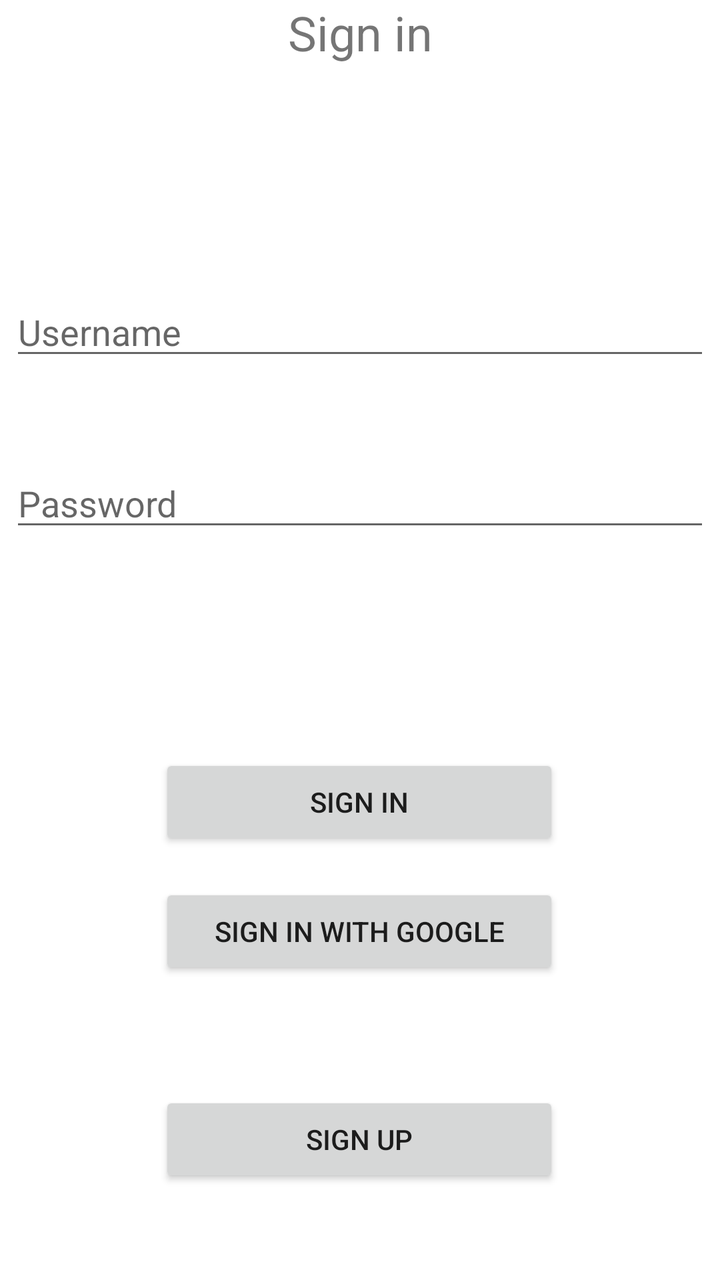
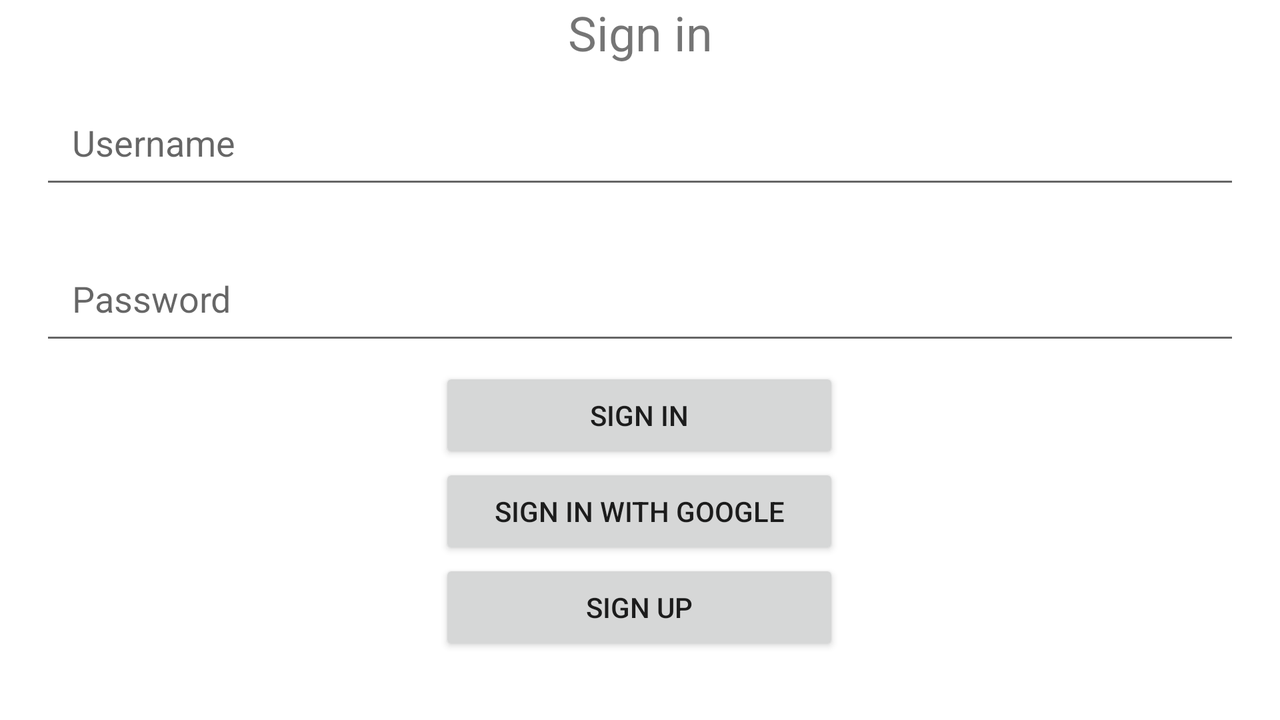

First picture: res/layout/ on a phone held upright. Second picture: the repository's own variant of that layout, on a device whose configuration matches the variant's folder. Source for both follows.
<!-- AndroidManifest.xml: application theme Theme.Museum -->
<!-- res/layout/activity_main.xml -->
<?xml version="1.0" encoding="utf-8"?>
<androidx.constraintlayout.widget.ConstraintLayout xmlns:android="http://schemas.android.com/apk/res/android"
    xmlns:app="http://schemas.android.com/apk/res-auto"
    xmlns:tools="http://schemas.android.com/tools"
    android:layout_width="match_parent"
    android:layout_height="match_parent"
    tools:context=".MainActivity">

    <TextView
        android:id="@+id/registrationTextView"
        android:layout_width="match_parent"
        android:layout_height="wrap_content"
        android:text="@string/login"
        android:textAlignment="center"
        android:textSize="24sp"
        tools:ignore="MissingConstraints"
        tools:layout_editor_absoluteX="0dp"
        tools:layout_editor_absoluteY="100dp" />

    <EditText
        android:id="@+id/editTextUserName"
        android:layout_width="350dp"
        android:layout_height="wrap_content"
        android:ems="10"
        android:hint="@string/username"
        android:inputType="text"
        app:layout_constraintBottom_toBottomOf="parent"
        app:layout_constraintEnd_toEndOf="parent"
        app:layout_constraintHorizontal_bias="0.491"
        app:layout_constraintStart_toStartOf="parent"
        app:layout_constraintTop_toTopOf="parent"
        app:layout_constraintVertical_bias="0.24"
        tools:ignore="MissingConstraints" />

    <EditText
        android:id="@+id/editTextPassword"
        android:layout_width="350dp"
        android:layout_height="wrap_content"
        android:ems="10"
        android:hint="@string/password"
        android:inputType="textPassword"
        app:layout_constraintBottom_toBottomOf="parent"
        app:layout_constraintEnd_toEndOf="parent"
        app:layout_constraintStart_toStartOf="parent"
        app:layout_constraintTop_toBottomOf="@+id/editTextUserName"
        app:layout_constraintVertical_bias="0.107"
        tools:ignore="MissingConstraints" />

    <Button
        android:id="@+id/loginButton"
        android:layout_width="200dp"
        android:layout_height="wrap_content"
        android:onClick="login"
        android:text="@string/login"
        app:layout_constraintBottom_toBottomOf="parent"
        app:layout_constraintEnd_toEndOf="parent"
        app:layout_constraintHorizontal_bias="0.497"
        app:layout_constraintStart_toStartOf="parent"
        app:layout_constraintTop_toBottomOf="@+id/editTextPassword"
        app:layout_constraintVertical_bias="0.331"
        tools:ignore="UsingOnClickInXml" />

    <Button
        android:id="@+id/googleLoginButton"
        android:layout_width="200dp"
        android:layout_height="wrap_content"
        android:onClick="loginWithGoogle"
        android:text="@string/continueWithGoogle"
        app:icon="@drawable/google_logo"
        app:iconSize="30dp"
        app:iconTint="@color/black"
        app:iconTintMode="add"
        app:layout_constraintBottom_toBottomOf="parent"
        app:layout_constraintEnd_toEndOf="parent"
        app:layout_constraintHorizontal_bias="0.497"
        app:layout_constraintStart_toStartOf="parent"
        app:layout_constraintTop_toBottomOf="@+id/loginButton"
        app:layout_constraintVertical_bias="0.100"
        tools:ignore="OnClick,UsingOnClickInXml" />

    <Button
        android:id="@+id/registrationButton"
        android:layout_width="200dp"
        android:layout_height="wrap_content"
        android:layout_marginTop="56dp"
        android:onClick="registration"
        android:text="@string/registration"
        app:layout_constraintBottom_toBottomOf="parent"
        app:layout_constraintEnd_toEndOf="parent"
        app:layout_constraintHorizontal_bias="0.497"
        app:layout_constraintStart_toStartOf="parent"
        app:layout_constraintTop_toBottomOf="@+id/googleLoginButton"
        app:layout_constraintVertical_bias="0.0"
        tools:ignore="UsingOnClickInXml" />

</androidx.constraintlayout.widget.ConstraintLayout>
<!-- resources referenced by this layout -->
<resources>
  <string name="continueWithGoogle">Sign in with Google</string>
  <string name="login">Sign in</string>
  <string name="password">Password</string>
  <string name="registration">Sign up</string>
  <string name="username">Username</string>
  <style name="Theme.Museum" parent="Theme.MaterialComponents.DayNight.DarkActionBar">
          
          <item name="colorPrimary">#0055BD</item>
          <item name="colorPrimaryVariant">#0073FF</item>
          <item name="colorOnPrimary">@color/white</item>
          
          <item name="colorSecondary">@color/teal_200</item>
          <item name="colorSecondaryVariant">@color/teal_700</item>
          <item name="colorOnSecondary">@color/black</item>
          
          <item name="android:statusBarColor" tools:targetApi="l">?attr/colorPrimaryVariant</item>
          
      </style>
</resources>
<!-- res/layout-land/activity_main.xml (the author's variant of the layout above) -->
<!-- drawn on the phone turned sideways -->
<?xml version="1.0" encoding="utf-8"?>
<androidx.constraintlayout.widget.ConstraintLayout xmlns:android="http://schemas.android.com/apk/res/android"
    xmlns:app="http://schemas.android.com/apk/res-auto"
    xmlns:tools="http://schemas.android.com/tools"
    android:layout_width="match_parent"
    android:layout_height="match_parent"
    tools:context=".MainActivity">

    <TextView
        android:id="@+id/registrationTextView"
        android:layout_width="match_parent"
        android:layout_height="wrap_content"
        android:text="@string/login"
        android:textAlignment="center"
        android:textSize="24sp"
        tools:ignore="MissingConstraints"
        tools:layout_editor_absoluteX="0dp"
        tools:layout_editor_absoluteY="30dp" />

    <EditText
        android:id="@+id/editTextUserName"
        android:layout_width="600dp"
        android:layout_height="wrap_content"
        android:ems="10"
        android:padding="16dp"
        android:hint="@string/username"
        android:inputType="text"
        app:layout_constraintBottom_toBottomOf="parent"
        app:layout_constraintEnd_toEndOf="parent"
        app:layout_constraintHorizontal_bias="0.496"
        app:layout_constraintStart_toStartOf="parent"
        app:layout_constraintTop_toBottomOf="@+id/registrationTextView"
        app:layout_constraintVertical_bias="0.039"
        tools:ignore="MissingConstraints"
        android:autofillHints="" />

    <EditText
        android:id="@+id/editTextPassword"
        android:layout_width="600dp"
        android:layout_height="wrap_content"
        android:ems="10"
        android:hint="@string/password"
        android:padding="16dp"
        android:inputType="textPassword"
        app:layout_constraintBottom_toBottomOf="parent"
        app:layout_constraintEnd_toEndOf="parent"
        app:layout_constraintStart_toStartOf="parent"
        app:layout_constraintTop_toBottomOf="@+id/editTextUserName"
        app:layout_constraintVertical_bias="0.107"
        tools:ignore="MissingConstraints"
        android:autofillHints="" />

    <Button
        android:id="@+id/loginButton"
        android:layout_width="200dp"
        android:layout_height="wrap_content"
        android:onClick="login"
        android:text="@string/login"
        app:layout_constraintBottom_toBottomOf="parent"
        app:layout_constraintEnd_toEndOf="parent"
        app:layout_constraintHorizontal_bias="0.499"
        app:layout_constraintStart_toStartOf="parent"
        app:layout_constraintTop_toBottomOf="@+id/editTextPassword"
        app:layout_constraintVertical_bias="0.046"
        tools:ignore="UsingOnClickInXml,DuplicateSpeakableTextCheck" />

    <Button
        android:id="@+id/googleLoginButton"
        android:layout_width="200dp"
        android:layout_height="wrap_content"
        android:onClick="loginWithGoogle"
        android:text="@string/continueWithGoogle"
        app:icon="@drawable/google_logo"
        app:iconSize="30dp"
        app:iconTint="@color/black"
        app:iconTintMode="add"
        app:layout_constraintBottom_toBottomOf="parent"
        app:layout_constraintEnd_toEndOf="parent"
        app:layout_constraintHorizontal_bias="0.499"
        app:layout_constraintStart_toStartOf="parent"
        app:layout_constraintTop_toBottomOf="@+id/loginButton"
        app:layout_constraintVertical_bias="0.0"
        tools:ignore="OnClick,UsingOnClickInXml" />

    <Button
        android:id="@+id/registrationButton"
        android:layout_width="200dp"
        android:layout_height="wrap_content"
        android:onClick="registration"
        android:text="@string/registration"
        app:layout_constraintBottom_toBottomOf="parent"
        app:layout_constraintEnd_toEndOf="parent"
        app:layout_constraintHorizontal_bias="0.499"
        app:layout_constraintStart_toStartOf="parent"
        app:layout_constraintTop_toBottomOf="@+id/googleLoginButton"
        app:layout_constraintVertical_bias="0.0"
        tools:ignore="UsingOnClickInXml" />

</androidx.constraintlayout.widget.ConstraintLayout>
